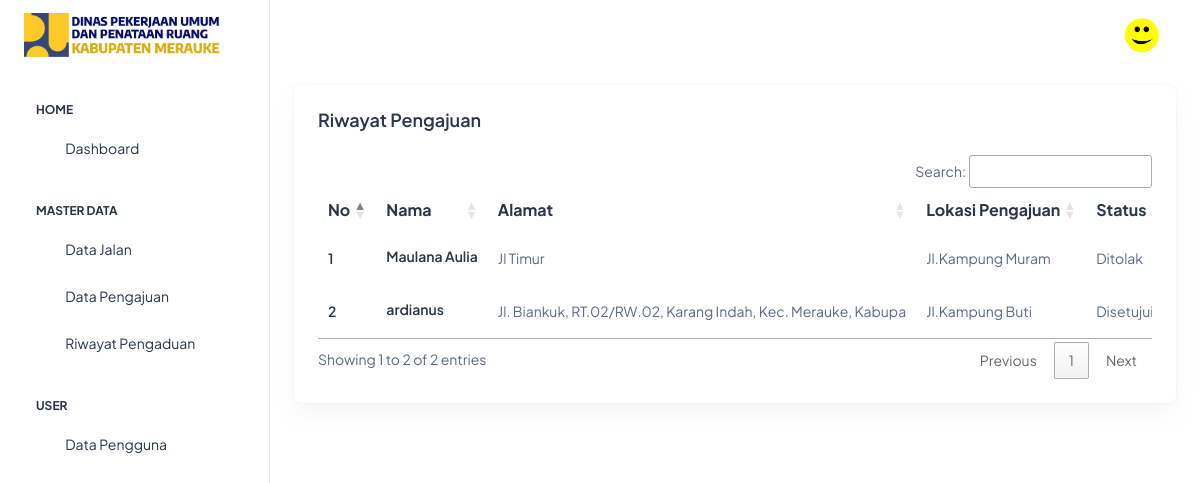
/kabag/riwayat_pengajuan.php (signed in), run on the app's committed database.
### tables this page shows
CREATE TABLE `tbl_log` (
  `id` int(11) NOT NULL,
  `nama` varchar(40) NOT NULL,
  `username` varchar(50) NOT NULL,
  `password` varchar(50) NOT NULL,
  `foto` varchar(255) NOT NULL,
  `level` enum('admin','kabag') NOT NULL
);

CREATE TABLE `pengajuan` (
  `id` int(11) NOT NULL,
  `nama` varchar(50) NOT NULL,
  `alamat` varchar(60) NOT NULL,
  `aju_jln` varchar(70) NOT NULL,
  `kampung` varchar(50) NOT NULL,
  `jln_rusak` varchar(30) NOT NULL,
  `lat` varchar(250) NOT NULL,
  `lng` varchar(250) NOT NULL,
  `foto` varchar(30) NOT NULL,
  `status` enum('Menunggu','Disetujui','Ditolak') NOT NULL DEFAULT 'Menunggu'
);

### inc/config.php (called while the page is built, shortened)
<?php
$base_url = "http://localhost/sigjalan/";
?>

### kabag/riwayat_pengajuan.php (the view, shortened to what this page needs)
<?php
include('../inc/config.php');
include('../template/header.php');
include('../template/sidebar.php');
?>
<div class="container-fluid">
    <div class="row">
        <div class="col-lg-12 d-flex align-items-stretch">
            <div class="card w-100">
                <div class="card-body p-4">
                    <h5 class="card-title fw-semibold mb-4">Riwayat Pengajuan</h5>
                    <div class="table-responsive">
                        <table id="dataTable" class="table text-nowrap mb-0 align-middle">
                            <thead class="text-dark fs-4">
                                <tr>
                                    <th class="border-bottom-0">No</th>
                                    <th class="border-bottom-0">Nama</th>
                                    <th class="border-bottom-0">Alamat</th>
                                    <th class="border-bottom-0">Lokasi Pengajuan</th>
                                    <th class="border-bottom-0">Status</th>
                                </tr>
                            </thead>
                            <tbody>
                                <?php
                                $query = "SELECT * FROM pengajuan WHERE status IN ('disetujui', 'ditolak') ORDER BY id DESC";
                                $result_tasks = mysqli_query($conn, $query);
                                $no = 1;
                                while ($row = mysqli_fetch_assoc($result_tasks)) { ?>
                                <tr>
                                    <td class="border-bottom-0"><h6 class="fw-semibold mb-0"><?= $no++ ?></h6></td>
                                    <td class="border-bottom-0"><h6 class="fw-semibold mb-1"><?= $row['nama'] ?></h6></td>
                                    <td class="border-bottom-0"><p class="mb-0 fw-normal"><?= $row['alamat'] ?></p></td>
                                    <td class="border-bottom-0"><p class="mb-0 fw-normal"><?= $row['aju_jln'] ?></p></td>
                                    <td class="border-bottom-0"><p class="mb-0 fw-normal"><?= ucfirst($row['status']) ?></p></td>
                                </tr>
                                <?php } ?>
                            </tbody>
                        </table>
                    </div>
                </div>
            </div>
        </div>
    </div>
</div>
<?php include('../template/footer.php'); ?>

### template/sidebar.php (shortened to what this page needs)
<?php
include("../inc/config.php");
$id = $_SESSION['id'];
$query = "SELECT nama, foto FROM tbl_log WHERE id = '$id'";
$result = mysqli_query($conn, $query);
if ($result && mysqli_num_rows($result) > 0) {
    $user = mysqli_fetch_assoc($result);
    $foto = $user['foto'];
if (!empty($foto)) {
  $foto_path = "../assets/img/" . $foto;
} else {
  $foto_path = "../assets/images/profile/default.jpg";
}
} else {
    $nama = "Guest";
    $foto = "../assets/images/profile/user-1.jpg";
}
?>
<body>
  <div class="page-wrapper" id="main-wrapper" data-layout="vertical" data-navbarbg="skin6" data-sidebartype="full"
    data-sidebar-position="fixed" data-header-position="fixed">
    <aside class="left-sidebar">
      <div>
        <div class="brand-logo d-flex align-items-center justify-content-between">
        <a href="./index.html" class="text-nowrap logo-img">
            <img src="../assets/images/logos/logo123.jpg" width="200" alt="" />
        </a>
        </div>
        <?php if($_SESSION['level'] == 'admin'){?>
        <nav class="sidebar-nav scroll-sidebar" data-simplebar="">
          <ul id="sidebarnav">
            <li class="nav-small-cap">
              <span class="hide-menu">Home</span>
            </li>
            <li class="sidebar-item">
              <a class="sidebar-link" href="<?= $base_url ?>admin/dashboard.php" aria-expanded="false">
                <span>
                  <i class="ti ti-layout-dashboard"></i>
                </span>
                <span class="hide-menu">Dashboard</span>
              </a>
            </li>
            <li class="nav-small-cap">
              <span class="hide-menu">Master Data</span>
            </li>
            <li class="sidebar-item">
              <a class="sidebar-link" href="<?= $base_url ?>admin/jalan.php" aria-expanded="false">
                <span>
                  <i class="ti ti-file-description"></i>
                </span>
                <span class="hide-menu">Data Jalan</span>
              </a>
            </li>
            <li class="sidebar-item">
              <a class="sidebar-link" href="<?= $base_url ?>admin/pengajuan_masuk.php" aria-expanded="false">
                <span>
                  <i class="ti ti-alert-circle"></i>
                </span>
                <span class="hide-menu">Data Pengajuan</span>
              </a>
            </li>
            <li class="sidebar-item">
              <a class="sidebar-link" href="<?= $base_url ?>admin/riwayat_pengajuan.php" aria-expanded="false">
                <span>
                  <i class="ti ti-cards"></i>
                </span>
                <span class="hide-menu">Riwayat Pengaduan</span>
              </a>
            </li>
            <li class="nav-small-cap">
              <span class="hide-menu">User</span>
            </li>
            <li class="sidebar-item">
              <a class="sidebar-link" href="<?= $base_url ?>admin/pengguna.php" aria-expanded="false">
                <span>
                  <i class="ti ti-users"></i>
                </span>
                <span class="hide-menu">Data Pengguna</span>
              </a>
            </li>
          </ul>
        </nav>
        <?php } else if($_SESSION['level'] == 'kabag'){?>
        <nav class="sidebar-nav scroll-sidebar" data-simplebar="">
          <ul id="sidebarnav">
            <li class="nav-small-cap">
              <i class="ti ti-dots nav-small-cap-icon fs-4"></i>
              <span class="hide-menu">Home</span>
            </li>
            <li class="sidebar-item">
              <a class="sidebar-link" href="<?= $base_url ?>kabag/dashboard.php" aria-expanded="false">
                <span>
                  <i class="ti ti-layout-dashboard"></i>
                </span>
                <span class="hide-menu">Dashboard</span>
              </a>
            </li>
            <li class="nav-small-cap">
              <i class="ti ti-dots nav-small-cap-icon fs-4"></i>
              <span class="hide-menu">Master Data</span>
            </li>
            <li class="sidebar-item">
              <a class="sidebar-link" href="<?= $base_url ?>kabag/jalan.php" aria-expanded="false">
                <span>
                  <i class="ti ti-file-description"></i>
                </span>
                <span class="hide-menu">Data Jalan</span>
              </a>
            </li>
            <li class="sidebar-item">
              <a class="sidebar-link" href="<?= $base_url ?>kabag/riwayat_pengajuan.php" aria-expanded="false">
                <span>
                  <i class="ti ti-cards"></i>
                </span>
                <span class="hide-menu">Riwayat Pengajuan</span>
              </a>
            </li>
          </ul>
        </nav>
        <?php } ?>
      </div>
    </aside>
    <div class="body-wrapper">
    <header class="app-header">
        <nav class="navbar navbar-expand-lg navbar-light">
            <div class="navbar-collapse justify-content-end px-0" id="navbarNav">
                <ul class="navbar-nav flex-row ms-auto align-items-center justify-content-end">
                    <li class="nav-item dropdown">
                        <a class="nav-link nav-icon-hover" href="javascript:void(0)" id="drop2" data-bs-toggle="dropdown" aria-expanded="false" style="z-index: 1050;">
                        <img src="<?= $foto_path ?>" alt="Foto Profil" class="profile-photo">
                        </a>
                    </li>
                </ul>
            </div>
        </nav>
    </header>

### template/sidebar.php (style rules this page uses)
.profile-photo { width: 35px; height: 35px; object-fit: cover; border-radius: 50%; }

### data on the page
tbl_log: foto (picture)
pengajuan: nama "Maulana Aulia", alamat "Jl Timur", aju_jln "Jl.Kampung Muram", status "Ditolak"
pengajuan: nama "ardianus", alamat "Jl. Biankuk, RT.02/RW.02, Karang Indah, Kec. Merauke, Kabupa", aju_jln "Jl.Kampung Buti", status "Disetujui"
